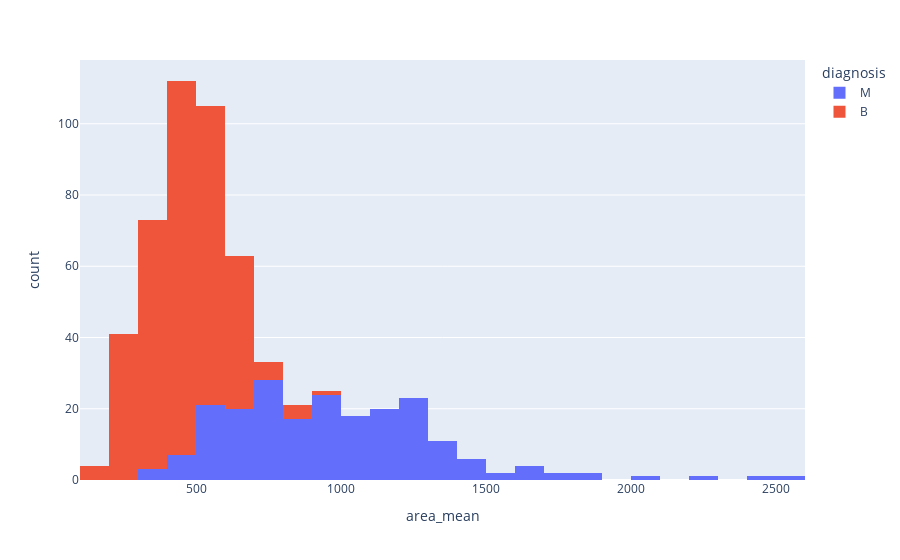

Source (notebook cell):
### Code cell
px.histogram(data_frame=df, x='area_mean', color='diagnosis')

### Figure 1 — Plotly figure (JSON) as saved in the notebook; plotly's stock layout.template omitted (floating-point values rounded to 4 significant figures; data arrays with more than 128 entries replaced by an {"elided": "..."} marker saying what was removed)
{"data": [{"alignmentgroup": "True", "bingroup": "x", "hovertemplate": "diagnosis=M<br>area_mean=%{x}<br>count=%{y}<extra></extra>", "legendgroup": "M", "marker": {"color": "#636efa", "pattern": {"shape": ""}}, "name": "M", "offsetgroup": "M", "orientation": "v", "showlegend": true, "type": "histogram", "x": {"elided": "212 float values"}, "xaxis": "x", "yaxis": "y"}, {"alignmentgroup": "True", "bingroup": "x", "hovertemplate": "diagnosis=B<br>area_mean=%{x}<br>count=%{y}<extra></extra>", "legendgroup": "B", "marker": {"color": "#EF553B", "pattern": {"shape": ""}}, "name": "B", "offsetgroup": "B", "orientation": "v", "showlegend": true, "type": "histogram", "x": {"elided": "357 float values"}, "xaxis": "x", "yaxis": "y"}], "layout": {"barmode": "relative", "legend": {"title": {"text": "diagnosis"}, "tracegroupgap": 0}, "margin": {"t": 60}, "xaxis": {"anchor": "y", "domain": [0, 1], "title": {"text": "area_mean"}}, "yaxis": {"anchor": "x", "domain": [0, 1], "title": {"text": "count"}}}}
